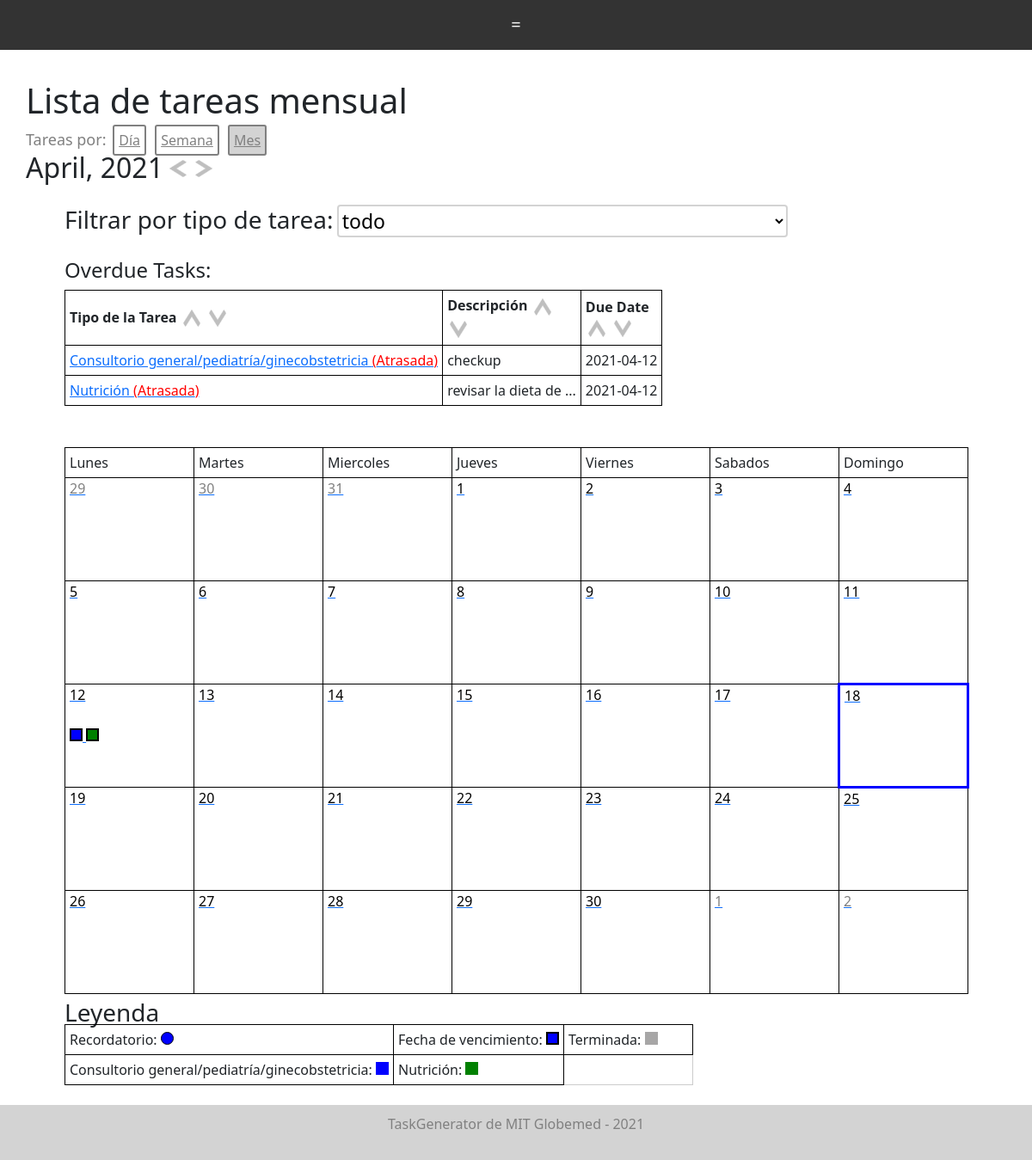
Screenshot of /monthly_tasks/2021-04-18 (signed in) with the database file from the repository.
### models.py (models this page shows)
class Task(Base):
    __tablename__ = "tasks"
    id = Column(Integer, primary_key=True)
    task_type = Column(String, default="Generic")
    creator_id = Column(Integer)
    created_datetime = Column(DateTime)
    created_datestring = Column(String)
    due_datetime = Column(DateTime)
    due_datestring = Column(String)
    birthdate = Column(String)
    name = Column(String)
    dni = Column(String)
    description = Column(String)
    completed = Column(Boolean) # completed or not
    fields = Column(PickleType) # dictionary of strings to strings
    reminders = Column(PickleType) # list of datetimes
    reminder_datestrings = Column(PickleType) # list of datetimes
    color = Column(String)
    items_of_use = Column(PickleType) # list of Inventory Item IDs

class TaskType(Base):
    __tablename__ = "task_types"
    id = Column(Integer, primary_key=True)
    task_type = Column(String)
    due_date_text = Column(String)
    required_fields = Column(PickleType) # list of strings that are required keys in the fields entry of a task
    optional_fields = Column(PickleType) # list of strings that are allowed but not required keys in the fields entry of a task
    reminders = Column(PickleType) # list of dates for when reminders should go off
    color = Column(String)

### app.py (the view)
@app.route('/monthly_tasks/<date>')
@check_login_wrapper
def monthly_tasks(date):
    print("month date", date)
    tasks_by_day, headers_by_day = get_tasks_month(date)
    legend = {}
    for day_notifications in tasks_by_day:
        for notification in day_notifications:
            legend[notification.task.task_type] = notification.task.color
    print("rendering month ", WEEKDAYS)
    today_datestring = datetime.now().strftime("%Y-%m-%d")
    return render_template("monthly_tasks.html", tasks_by_day=tasks_by_day, col_strings = ["Due Date"], col_vars = ["due_datestring"], task_types=get_task_types(),
        month =  datetime.strptime(date, "%Y-%m-%d").strftime("%B, %Y"), today_datestring= datetime.now().strftime("%Y-%m-%d"), datestring=date, headers_by_day=headers_by_day,
        weekdays=WEEKDAYS, legend=legend, overdue_tasks = get_overdue_tasks(today_datestring))

### app.py (called while the page is built)
def check_login_wrapper(func):
    @wraps(func)
    def inner(*args, **kwargs):
        if "language" not in login_session:
            login_session['language'] = 'Spanish'
            UNITS = ["dia", "semana", "mes"]
            WEEKDAYS = ["Lunes", "Martes", "Miercoles", "Jueves", "Viernes", "Sabados", "Domingo"]
        if "username" not in login_session:
            flash("Please login to see that page." if login_session["language"] == "English" else "Inicie sesión para ver esa página")
            return redirect(url_for('login'))
        if "language" not in login_session:
            login_session["language"] = "Spanish"
        return func(*args, **kwargs)
    return inner

### database.py (called while the page is built)
def get_task_types():
    return session.query(TaskType).all()

def get_tasks():
    return session.query(Task).all()

def get_overdue_tasks(datestring):
    date = datetime.strptime(datestring, "%Y-%m-%d")
    tasks = []
    for task in get_tasks():
        if task.due_datetime < date and not task.completed:
            tasks.append(task)
    return tasks

### templates/monthly_tasks.html (shortened to what this page needs)
{% extends "layout.html" %}
{% block body %}
<h1>{{text["Monthly Tasks"]}}</h1>
  <span style="font-size: 18px; color: grey;">{{text['Tasks by']}}: </span>
  <a class="pretty-button" href="/daily_tasks/{{datestring}}">{{text['Day']}}</a>
  <a class="pretty-button" href="/weekly_tasks/{{datestring}}">{{text['Week']}}</a>
  <a style="background-color: lightgrey; color:grey;" class="pretty-button" href="/monthly_tasks/{{datestring}}">{{text['Month']}}</a>
  <br>
  <h2 style="display: inline"> {{month}}</h2>
  <a  id="prev_button"><img style="margin-top: -10px; width: 20px; height: 20px;" src="{{url_for('static', filename='arrow_left.png')}}" class="arrow"></a>
  <a  id="next_button"><img style="margin-top: -10px; width: 20px; height: 20px;" src="{{url_for('static', filename='arrow_right.png')}}" class="arrow"></a>
  <br>
  <br>
  <div style="margin-left: max(0px, calc(50% - 525px));">
    <h3 style="display: inline; ">{{text['Filter by task type']}}:</h3>
    <select id="task_type" name="task_type" onchange="filterByTaskType()" style="font-size: 23px; border: solid lightgrey 2px; background: none; border-radius: 4px;">
      <option  value="all">{{text['all']}}</option>
    </select>
    <br>
    <br>
    {% if overdue_tasks|length > 0 %}
  <h4> Overdue Tasks: </h4>
  <div id="overdue-table-container">
    <table id="hidden-overdue-task-table" style="display: none; width:300px; " >
      <tr>
          <th> {{text['Task Type']}}
            <img onclick="sortTable(0)" src="{{url_for('static', filename='arrow_up.png')}}" class="arrow">
            <img onclick="sortTable(0, true)" src="{{url_for('static', filename='arrow_down.png')}}" class="arrow">
          </th>
          <th>{{text['Description']}}
            <img onclick="sortTable(1)" src="{{url_for('static', filename='arrow_up.png')}}" class="arrow">
            <img onclick="sortTable(1, true)" src="{{url_for('static', filename='arrow_down.png')}}" class="arrow">
          </th>
          {% for col in col_strings %}
            <th> {{ col }}
              <img onclick="sortTable({{loop.index+1}})" src="{{url_for('static', filename='arrow_up.png')}}" class="arrow">
              <img onclick="sortTable({{loop.index+1}}, true)" src="{{url_for('static', filename='arrow_down.png')}}" class="arrow">
            </th>
          {% endfor %}
          </tr>
      {% for task in overdue_tasks %}
        <tr class="task-row" >
          <td><a href="/task/{{task.id}}"> {{ task.task_type }}
            <span style="color: red;">
              ({{text['Overdue']}})
            </span>
           </a></td>
          {% if task.description|length > 20 %}
              <td class="desc-col"> {{ task.description[:20] }} <span class="tooltip2">...<span class="tooltiptext">{{ task.description }}</span></span></td>
          {% else %}
            <td class="desc-col"> {{ task.description }} </td>
          {% endif %}
          {% for col in col_vars %}
            <td> {{ task[col] }} </td>
          {% endfor %}
        </tr>
      {% endfor %}
    </table>
  </div>
  <br>
  <br>
  {% endif %}
    <table id="hidden-task-table" style="display: block; width:100%;">
    <tr>
      {% for header in WEEKDAYS %}
        <td>{{header}}</td>
      {% endfor %}
    </tr>
    <tr>
    {% for notifications in tasks_by_day %}
      {% if (loop.index % 7) == 1 %}
      </tr>
        <tr>
      {% endif %}
      {% if (headers_by_day[loop.index-1].is_month) and (headers_by_day[loop.index-1].datestring == today_datestring) %}
        <td class="calendar-box" style="position: relative; border: solid blue 3px;">
      {% else %}
        <td class="calendar-box" style="position: relative;">
      {% endif %}
        <div style="width: 100%; height: 20%; position: absolute; top:0px;">
          <a href="/daily_tasks/{{headers_by_day[loop.index-1].datestring}}">
            {% if headers_by_day[loop.index-1].is_month %}
              <div style="color: black;">
                {{headers_by_day[loop.index-1].number}}
              </div>
            {% else %}
              <div style="color: gray;">
                {{headers_by_day[loop.index-1].number}}
              </div>
            {% endif %}
          </a>
        </div>
        {% for notification in notifications %}
          {% if notification.is_reminder %}
            {% if notification.task.completed %}
              <a href="/task/{{notification.task.id}}" class="notification">
               <span class="tooltip2">
                 <div class="calendar_icon done reminder"></div>
               <span class="tooltiptext">{{ notification.task.task_type }}</span></span>
              </a>
            {% else %}
              <a href="/task/{{notification.task.id}}" style="font-weight: bold;" class="notification">
               <span class="tooltip2">
                 <div class="calendar_icon reminder not_done" style=" background-color: {{notification.task.color}};"></div>
               <span class="tooltiptext">{{ notification.task.task_type }}</span></span>
             </a>
            {% endif %}
          {% else %}
            {% if notification.task.completed %}
              <a href="/task/{{notification.task.id}}" class="notification">
               <span class="tooltip2">
                 <div class="calendar_icon done"></div>
               <span class="tooltiptext">{{ notification.task.task_type }}</span></span>
             </a>
           {% else %}
              <a href="/task/{{notification.task.id}}" style="font-weight: bold;" class="notification">
               <span class="tooltip2">
                 <div class="calendar_icon not_done" style=" background-color: {{notification.task.color}};"></div>
               <span class="tooltiptext">{{ notification.task.task_type }}</span></span>
             </a>
           {% endif %}
          {% endif %}
        {% endfor %}
      </td>
    {% endfor %}
    </tr>
  </table>
  <div style="border: solid: 1px black; width:75%; min-height: 100px; position: relative; margin-top: 5px">
    <div style="position:absolute; top: 0px; margin: 0px;">
      <h3 style="margin: 0px;">{{text['Legend']}}</h3>
    </div>
    <table  style="position:absolute; top: 30px; border: 1px solid #CCC;
      border-collapse: collapse;" class="legend">
      <tr>
        <td>
          <span>{{text['Reminder']}}: </span><span style="width:15px; margin-top:3px; height: 15px; padding-top:3px; background-color: blue; display: inline-block; border: solid 1px black; border-radius: 8px"></span>
        </td>
        <td>
          <span>{{text['Due Date']}}: </span><span style="width:15px; margin-top:3px; height: 15px; padding-top:3px; background-color: blue; display: inline-block; border: solid 2px black;"></span>
        </td>
        <td>
          <span>{{text['Completed']}}: </span><span style="width:15px; margin-top:3px; height: 15px; padding-top:3px; background-color: #a7a6a6; display: inline-block; "></span>
        </td>
      </tr>
      {% for key in legend %}
        {% if (loop.index % 3) == 1 %}
          <tr>
        {% endif %}
        <td>
          <span>{{key}}: </span><span style="width:15px; margin-top:3px; height: 15px; padding-top:3px; background-color: {{legend[key]}}; display: inline-block;"></span>
        </td>
      {% endfor %}
      </tr>
    </table>
  </div>
</div>
{%endblock%}

### static/style.css (style rules this page uses)
th { padding: 5px; border: 1px solid black; }
td { padding: 5px; border: 1px solid black; }
.legend td { min-width: 150px; }
.calendar-box { width: 100px; height: 100px; }
.desc-col { width: 150px; max-height: 20px; }
.task-row { max-height: 20px; white-space: nowrap; }
.tooltip2 { position: relative; display: inline-block; }

### templates/layout.html (style rules this page uses)
th { padding: 5px; border: 1px solid black; }
td { padding: 5px; border: 1px solid black; }
.legend td { min-width: 150px; }
.calendar-box { width: 150px; height: 120px; }
.desc-col { width: 150px; max-height: 20px; }
.task-row { max-height: 20px; white-space: nowrap; }
.tooltip2 { position: relative; display: inline-block; }
.pretty-button { border: solid 2px grey; color: grey; background-color: transparent; border-radius: 3px; padding: 5px; box-sizing: border-box; margin:3px; }
.arrow { cursor: pointer; width: 20px; height: 20px; margin: 3px; box-sizing: border-box; }

### templates/monthly_tasks.html (style rules this page uses)
.calendar_icon { width:15px; height: 15px; padding: 2px; }
.not_done { border: solid 2px black; }

### rows the page displays
Task: task_type "Consultorio general/pediatría/ginecobstetricia", Overdue "Atrasada", description "checkup", due_datestring "2021-04-12", completed False (drawn)
Task: task_type "Nutrición", Overdue "Atrasada", description "revisar la dieta de", due_datestring "2021-04-12", completed False (drawn)
TaskType: due_date_text "Fecha de vencimiento"

### other values shown
{{ text["Monthly Tasks"] }} "Lista de tareas mensual"
{{ text['Tasks by'] }} "Tareas por"
{{ text['Day'] }} "Día"
{{ text['Week'] }} "Semana"
{{ text['Month'] }} "Mes"
{{ month }} "April, 2021"
{{ text['Filter by task type'] }} "Filtrar por tipo de tarea"
{{ text['Task Type'] }} "Tipo de la Tarea"
{{ text['Description'] }} "Descripción"
{{ col }} "Due Date"
{{ header }} "Lunes" "Martes" "Miercoles" "Jueves" "Viernes" "Sabados" "Domingo"
{{ headers_by_day[loop.index-1].number }} "29" "30" "31" "1" "2"
{{ headers_by_day[loop.index-1].number }} "1" "2" "3" "4" "5" "6" "7" "8" "9" "10" "11" "12" "13" "14" "15" "16" "17" "18" "19" "20" "21" "22" "23" "24" "25" "26" "27" "28" "29" "30"
{{ text['Legend'] }} "Leyenda"
{{ text['Reminder'] }} "Recordatorio"
